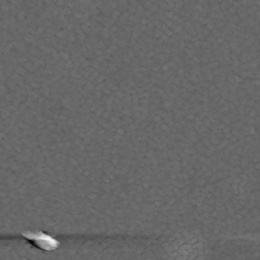
%> input picture sample2.jpg, 260 x 260 px, shrunk from 800 x 800 before the run
$ octave grainzize.m   (GNU Octave 9; MATLAB toolbox functions it lacks are replaced by stand-ins)
%> lines starting %> are read from the running program, lines starting %| are printed output that depends on the picture; in (x1, y1, x2, y2) boxes, pixels count from 0 and x2, y2 are one past the last pixel; in counts of white or black regions, pixels touching at a corner belong together; the program's own positions count from 1
%
% grainsizeanalyser
% TU Kaiserslautern, AG Magnetism
%
% authors: Philipp Jaeger
%
% input file location
m_InputPath = 'sample2.jpg';
%
grainMinSize = 5;
grainMaxSize = 200;


%m_InputImage = imcrop(imread(m_InputPath),[138.5 8.5 718 718]);
m_InputImage = imread(m_InputPath);
%> m_InputImage is the input picture: size 260x260 uint8; min 3, max 248, mean 103.9
%m_ColorScale =
%m_ImageGrey = rgb2gray(m_InputImage);
m_ImageHistogram = imhist(m_InputImage);
%> m_ImageHistogram = 256 values, max 8563 at index 105, min 0 at index 1, mean 264.1
%imshow(m_InputImage);
%figure; xlim([80 130]); plot(m_ImageHistogram);
m_ImageHistogram=m_ImageHistogram/max(m_ImageHistogram);
%> m_ImageHistogram = 256 values, max 1 at index 105, min 0 at index 1, mean 0.0308
figure; bar(1:256,m_ImageHistogram); xlim([80,120]);
%> after `xlim([80,120])`:
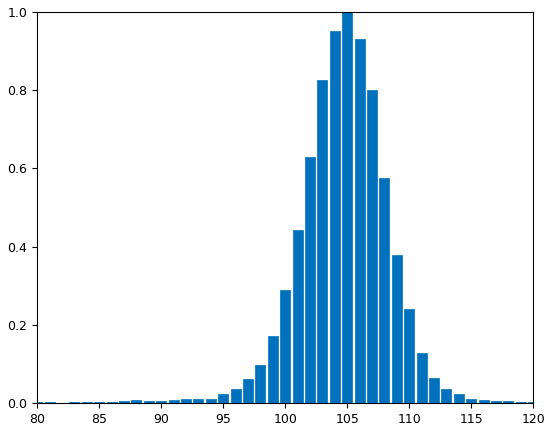
%> figure redrawn from the program's plot data; tallest bar 1 high, from x = 104.6 to 105.4
m_ImageBW = im2bw(m_InputImage,104.0/255);
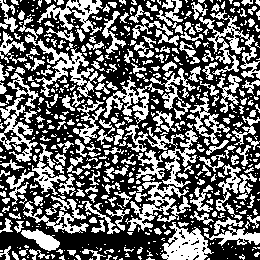
%> m_ImageBW: size 260x260 logical; 41.2% white; 657 white regions (426 under 20 px), largest, box (x1, y1, x2, y2) and area: (125, 123, 198, 188) 1564, (199, 10, 260, 79) 1211, (25, 34, 98, 98) 1132
%imshow(m_ImageBW);
BW2 = bwpropfilt(m_ImageBW, 'ConvexArea',[grainMinSize grainMaxSize]);
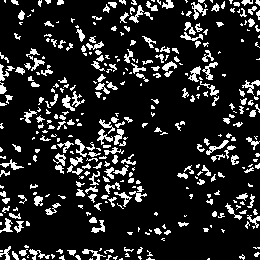
%> BW2: size 260x260 logical; 14.9% white in thin lines or dots
figure
%subimage(BW2)
subplot(1,3,1),imshow(m_InputImage)
subplot(1,3,2),imshow(m_ImageBW)
subplot(1,3,3),imshow(BW2)
